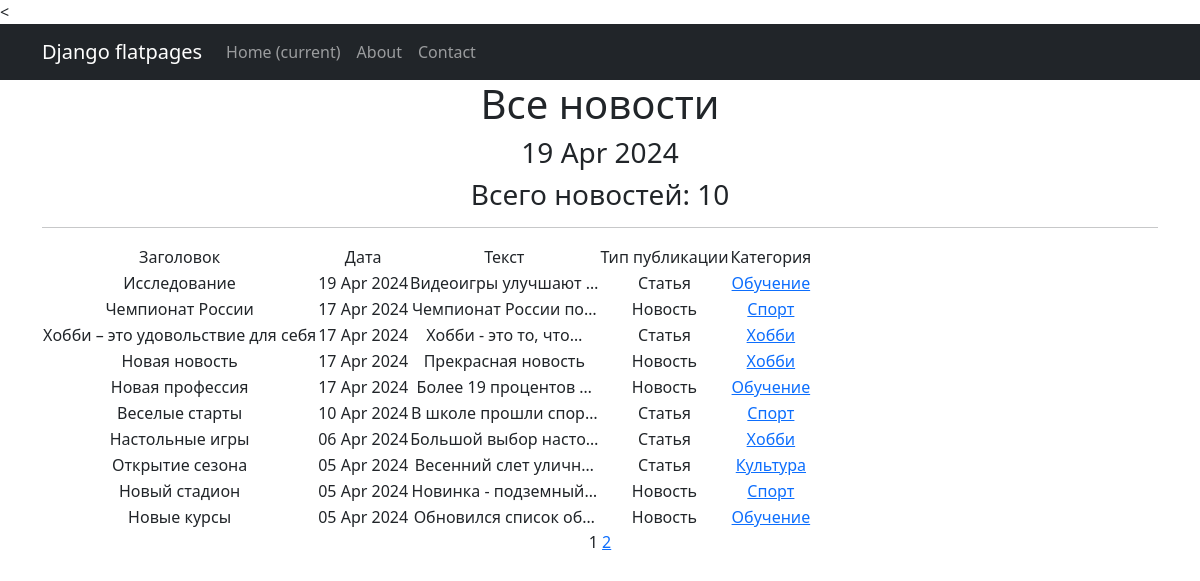
Page /news/ on the committed database.
### news/models.py (models this page shows, shortened)
class Post(models.Model):
    news = "NW"
    articles = "AR"
    POST_TYPES = [
        (news, "Новость"),
        (articles, "Статья")
    ]
    author = models.ForeignKey(Author, on_delete=models.CASCADE)
    post_type = models.CharField(max_length=2, choices=POST_TYPES, default=news)
    date_in = models.DateTimeField(auto_now_add=True)
    category = models.ManyToManyField(Category, through="PostCategory")
    title = models.CharField(max_length=255)
    text = models.TextField()
    rating = models.IntegerField(default=0)

class Category(models.Model):
    name = models.CharField(max_length=30, unique=True)
    subscribers = models.ManyToManyField(User, blank=True, related_name='categories')
    def __str__(self):
        return self.name.title()

### news/views.py (the view)
# urls.py: path('news/', PostList.as_view(), name='news'),
class PostList(ListView):
    model = Post
    ordering = 'title'
    template_name = 'news.html'
    context_object_name = 'news'
    paginate_by = 10
    def get_context_data(self, **kwargs):
        context = super().get_context_data(**kwargs)
        context['time_now'] = datetime.utcnow()
        return context
    def get_queryset(self):
        return Post.objects.order_by("-date_in")

### templates/news.html (shortened to what this page needs)
{% extends 'flatpages/default.html' %}
{% block content %}
   <h1>Все новости</h1>
   <h3>{{ time_now|date:'d M Y' }}</h3>
   <h3>Всего новостей: {{ news|length }}</h3>
   <hr>
   {% if news %}
       <table>
           <tr>
               <td>Заголовок</td>
               <td>Дата</td>
               <td>Текст</td>
               <td>Тип публикации</td>
               <td>Категория</td>
           </tr>
           {% for post in news %}
           <tr>
               <td>{{ post.title }}</td>
               <td>{{ post.date_in|date:'d M Y' }}</td>
               <td>{{ post.text|truncatechars:20 }}</td>
               <td>{{ post.get_post_type_display }}</td>
               <td>{% for category in post.category.all %}
                      <a href="{% url 'category_list' category.id %}">{{ category }}</a>
                   {% endfor %}
               </td>
           </tr>
           {% endfor %}
       </table>
   {% else %}
       <h2>Новостей нет!</h2>
   {% endif %}
   {{ page_obj.number }}
   {% if page_obj.has_next %}
       <a href="?page={{ page_obj.next_page_number }}">{{ page_obj.next_page_number }}</a>
   {% endif %}
{% endblock content %}

### rows in the picture
Post: date_in "19 Apr 2024", title "Исследование", text "Видеоигры улучшают …", post_type "Статья"
Category: name "Обучение"
Post: title "Чемпионат России", date_in "17 Apr 2024", text "Чемпионат России по…", post_type "Новость"
Category: name "Спорт"
Post: title "Хобби – это удовольствие для себя", date_in "17 Apr 2024", text "Хобби - это то, что…", post_type "Статья"
Category: name "Хобби"
Post: title "Новая новость", date_in "17 Apr 2024", text "Прекрасная новость", post_type "Новость"
Post: title "Новая профессия", date_in "17 Apr 2024", text "Более 19 процентов …", post_type "Новость"
Post: title "Веселые старты", date_in "10 Apr 2024", text "В школе прошли спор…", post_type "Статья"
Post: title "Настольные игры", date_in "06 Apr 2024", text "Большой выбор насто…", post_type "Статья"
Post: title "Открытие сезона", date_in "05 Apr 2024", text "Весенний слет уличн…", post_type "Статья"
Category: name "Культура"
Post: title "Новый стадион", date_in "05 Apr 2024", text "Новинка - подземный…", post_type "Новость"
Post: title "Новые курсы", date_in "05 Apr 2024", text "Обновился список об…", post_type "Новость"

### other values in the picture
{{ news|length }} "10"
{{ page_obj.number }} "1"
{{ page_obj.next_page_number }} "2"
